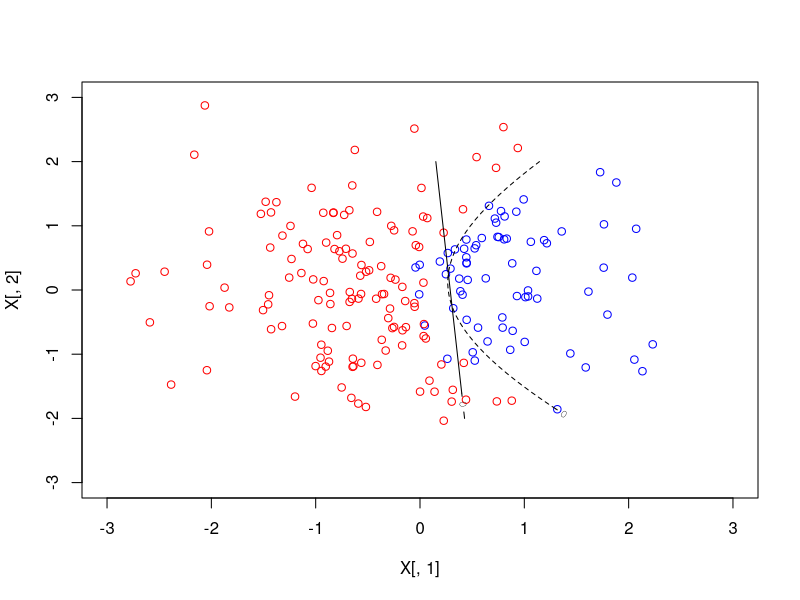

The R script that drew this image:
# Load library
library(quadprog)

# Clear environment
rm(list = ls())

# Setting Japanese font (for MacOSX)
# par(family= "HiraKakuProN-W3")

# Chapter8 e.g.77
# 非線形カーネルを用いたサポートベクトルマシン

# 通常の内積<x, y>を用いたカーネル関数K_linear(x, y)
K_linear <- function(x, y) {
  return(t(x) %*% y)
}

# 多項式カーネル(1 + <x, y>)^2を用いたカーネル関数K_poly(x, y)
K_poly <- function(x, y) {
  return((1 + t(x) %*% y) ^ 2)
}

svm_2 <- function(X, y, C, K) {
  eps <- 0.0001
  n <- nrow(X)
  meq <- 1
  Dmat <- matrix(nrow = n, ncol = n)
  for (i in 1:n) {
    for (j in 1:n) {
      Dmat[i, j] <- K(X[i, ], X[j, ]) * y[i] * y[j]
    }
  }
  Dmat <- Dmat + eps * diag(n) # 対角成分に小さな値を加えて、正則にする。
  dvec <- rep(1, n)
  Amat <- matrix(nrow = 2 * n + 1, ncol = n)
  Amat[1, ] <- y
  Amat[2:(n + 1), 1:n] <- -diag(n)
  Amat[(n + 2):(2 * n + 1), 1:n] <- diag(n)
  Amat <- t(Amat) # このパッケージでは、Amatは転置にしたものを指定する。
  bvec <- c(0, rep(-C, n), rep(0, n))
  alpha <- solve.QP(Dmat = Dmat, dvec = dvec, 
                    Amat = Amat, bvec = bvec, meq = 1)$solution
  beta <- drop((alpha * y) %*% X)
  index <- (1:n)[eps < alpha & alpha < C - eps]
  beta_0 <- mean(y[index] - X[index, ] %*% beta)
  return(list(alpha = alpha, beta = beta, beta_0 = beta_0))
}

plot_kernel <- function(K, lty) {
  qq <- svm_2(X, y, 1, K)
  alpha <- qq$alpha
  beta_0 <- qq$beta_0
  f <- function(u, v) {
    x <- c(u, v)
    S <- beta_0
    for (i in 1:n) {
      S <- S + alpha[i] * y[i] * K(X[i, ], x)
    }
    return(S)
  }
  u <- seq(-2, 2, 0.1)
  v <- seq(-2, 2, 0.1)
  w <- array(dim = c(41, 41))
  for (i in 1:41) {
    for (j in 1:41) {
      w[i, j] <- f(u[i], v[j])
    }
  }
  contour(u, v, w, level = 0, add = TRUE, lty = lty)
}

a <- 3
b <- -1
n <- 200
X <- matrix(rnorm(n * 2), ncol = 2, nrow = n)
y <- sign(a * X[, 1] + b * X[, 2] ^ 2 + 0.3 * rnorm(n))
plot(-3:3, -3:3,
     xlab = "X[, 1]", ylab = "X[, 2]",
     type = "n")
for (i in 1:n) {
  if (y[i] == -1) {
    points(X[i, 1], X[i, 2], col = "red")
  } else {
    points(X[i, 1], X[i, 2], col = "blue")
  }
}
plot_kernel(K_linear, 1)
plot_kernel(K_poly, 2)
